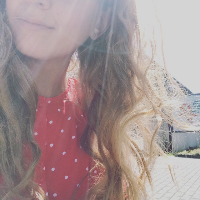
#> input picture assignment1/avatar.jpg, 200 x 200 px
$ python sizescale.py
#> lines starting #> are read from the running program, lines starting #| are printed output that depends on the picture
import numpy as np
import cv2
from matplotlib import pyplot as plt


# Load an color image in grayscale
img = cv2.imread('avatar.jpg',cv2.IMREAD_UNCHANGED)
#> img is the input picture: shape (200, 200, 4); mean B, G, R, A 146.5, 146, 163.7, 255


print('Original Dimensions : ', img.shape)
#| Original Dimensions :  (200, 200, 4)

scale_percent = 60 # percent of original size
width = int(img.shape[1] * scale_percent / 100)
#> width = 120
height = int(img.shape[0] * scale_percent / 100)
#> height = 120
dim = (width, height)
#> dim = (120, 120)


# resize image
resized = cv2.resize(img, dim, interpolation = cv2.INTER_AREA)
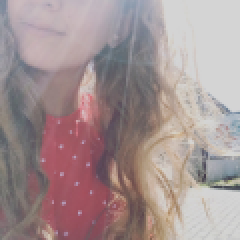
#> resized: shape (120, 120, 4) (shown 2 times larger); mean B, G, R, A 146.5, 146, 163.7, 255

print('Resized Dimensions : ', resized.shape)
#| Resized Dimensions :  (120, 120, 4)

cv2.imshow("Resized image", resized)
cv2.imwrite('avatar_size.png',resized)
cv2.waitKey(0)
cv2.destroyAllWindows()
